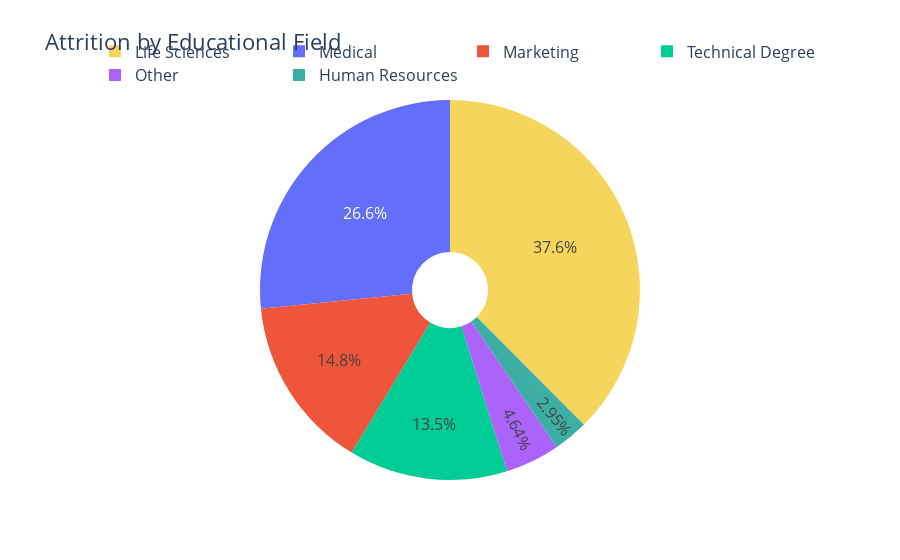

Source (notebook cell):
### Code cell
# Calculate count of attrition by department
attrition_by = attrition_data.groupby(["EducationField"]).size().reset_index(name="Count")
attrition_by

# Create donut chart
fig= go.Figure(
    data= [go.Pie(
        labels = attrition_by["EducationField"],
        values = attrition_by["Count"],
        hole=0.2,
        marker=dict(
            colors = ['#3CAEA3', '#F6D55C']),
        textposition = "inside"
    )])

# Update layout
fig.update_layout(
    title = "Attrition by Educational Field",
    font= dict(size=16),
    legend = dict(
        orientation="h",
        yanchor ="bottom",
        y=1.02,
        xanchor ="right",
        x=1
    )
)

fig.show()

### Figure 1 — Plotly figure (JSON) as saved in the notebook; plotly's stock layout.template omitted (floating-point values rounded to 4 significant figures)
{"data": [{"hole": 0.2, "labels": ["Human Resources", "Life Sciences", "Marketing", "Medical", "Other", "Technical Degree"], "marker": {"colors": ["#3CAEA3", "#F6D55C"]}, "textposition": "inside", "type": "pie", "values": [7, 89, 35, 63, 11, 32]}], "layout": {"font": {"size": 16}, "legend": {"orientation": "h", "x": 1, "xanchor": "right", "y": 1.02, "yanchor": "bottom"}, "title": {"text": "Attrition by Educational Field"}}}
